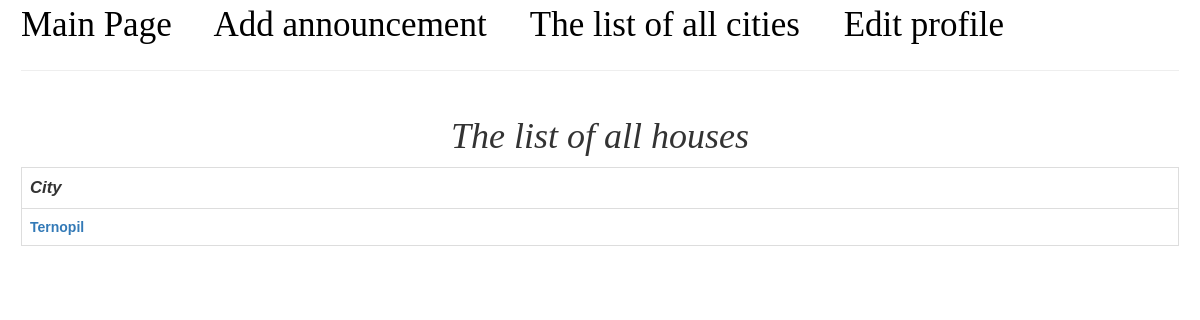
Before: /search/cities with the older database file.
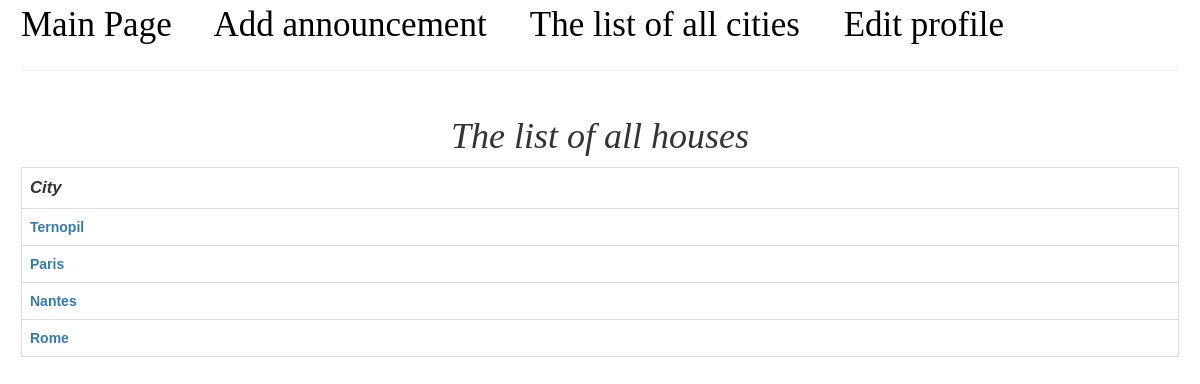
After: the same page with the newer database file.
### models.py (models this page shows, shortened)
class House(db.Model):
    __table_args__ = {'extend_existing': True}
    id = db.Column(db.INTEGER, primary_key=True)
    title = db.Column(db.String(50), nullable=False)
    location = db.Column(db.String(50), nullable=False)
    type = db.Column(db.String(50), nullable=False)
    rooms = db.Column(db.INTEGER, nullable=False)
    price = db.Column(db.INTEGER, nullable=False)
    description = db.Column(db.Text, nullable=False)
    author = db.Column(db.String, nullable=False)
    author_id = db.Column(db.INTEGER, nullable=False)
    dateCreation = db.Column(db.DateTime, nullable=False, default=sqlalchemy.sql.func.now() )

### app.py (the view)
@app.route('/search/cities', methods=['GET', 'POST'])
def allCities():
    allCities = models.getAllLocations()
    return render_template('allCities.html', allCities=allCities, user_id=current_user_id)

### models.py (called while the page is built)
def getAllLocations():
    assurances = []
    for assurance in House.query.distinct(House.location):
        if assurance.location not in assurances:
            assurances.append(assurance.location)
    return list(set(assurances))

### templates/allCities.html (shortened to what this page needs)
{% extends 'base.html' %}
{% block body %}
    <h1>The list of all houses</h1>
    <table class="table table-hover table-bordered">
        <tr class="headers">
            <th>City</th>
        </tr>
        {% for city in allCities %}
            <tr>
                <th><a href="/search/city/{{ city }}">{{ city }}</a></th>
            </tr>
        {% endfor %}
    </table>
{% endblock %}

Changed rows visible on the page:
added House: location "Paris"
added House: location "Nantes"
added House: location "Rome"
